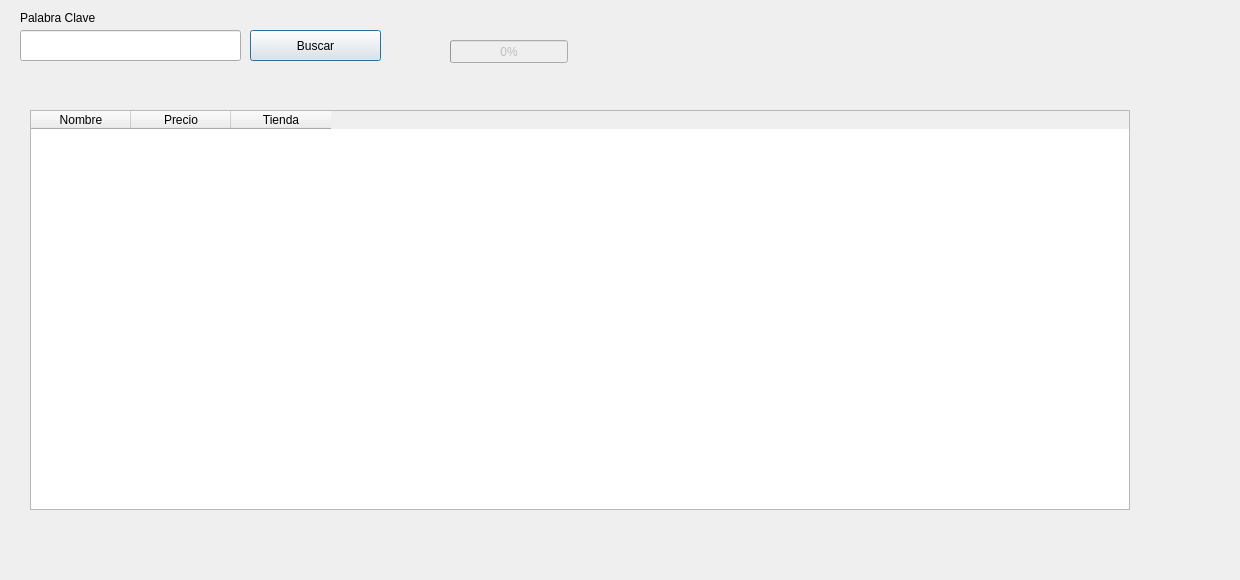
<?xml version="1.0" encoding="UTF-8"?>
<ui version="4.0">
 <class>Dialog</class>
 <widget class="QDialog" name="Dialog">
  <property name="geometry">
   <rect>
    <x>0</x>
    <y>0</y>
    <width>1240</width>
    <height>580</height>
   </rect>
  </property>
  <property name="windowTitle">
   <string>Dialog</string>
  </property>
  <widget class="QLabel" name="label">
   <property name="geometry">
    <rect>
     <x>20</x>
     <y>10</y>
     <width>81</width>
     <height>16</height>
    </rect>
   </property>
   <property name="text">
    <string>Palabra Clave</string>
   </property>
  </widget>
  <widget class="QTableWidget" name="resultTable">
   <property name="geometry">
    <rect>
     <x>30</x>
     <y>110</y>
     <width>1100</width>
     <height>400</height>
    </rect>
   </property>
   <column>
    <property name="text">
     <string>Nombre</string>
    </property>
   </column>
   <column>
    <property name="text">
     <string>Precio</string>
    </property>
   </column>
   <column>
    <property name="text">
     <string>Tienda</string>
    </property>
   </column>
  </widget>
  <widget class="QLineEdit" name="palabraClave">
   <property name="geometry">
    <rect>
     <x>20</x>
     <y>30</y>
     <width>221</width>
     <height>31</height>
    </rect>
   </property>
  </widget>
  <widget class="QPushButton" name="buscarBoton">
   <property name="geometry">
    <rect>
     <x>250</x>
     <y>30</y>
     <width>131</width>
     <height>31</height>
    </rect>
   </property>
   <property name="text">
    <string>Buscar</string>
   </property>
  </widget>
  <widget class="QProgressBar" name="barraProgreso">
   <property name="enabled">
    <bool>false</bool>
   </property>
   <property name="geometry">
    <rect>
     <x>450</x>
     <y>40</y>
     <width>118</width>
     <height>23</height>
    </rect>
   </property>
   <property name="value">
    <number>0</number>
   </property>
   <property name="textVisible">
    <bool>true</bool>
   </property>
  </widget>
 </widget>
 <resources/>
 <connections/>
</ui>
